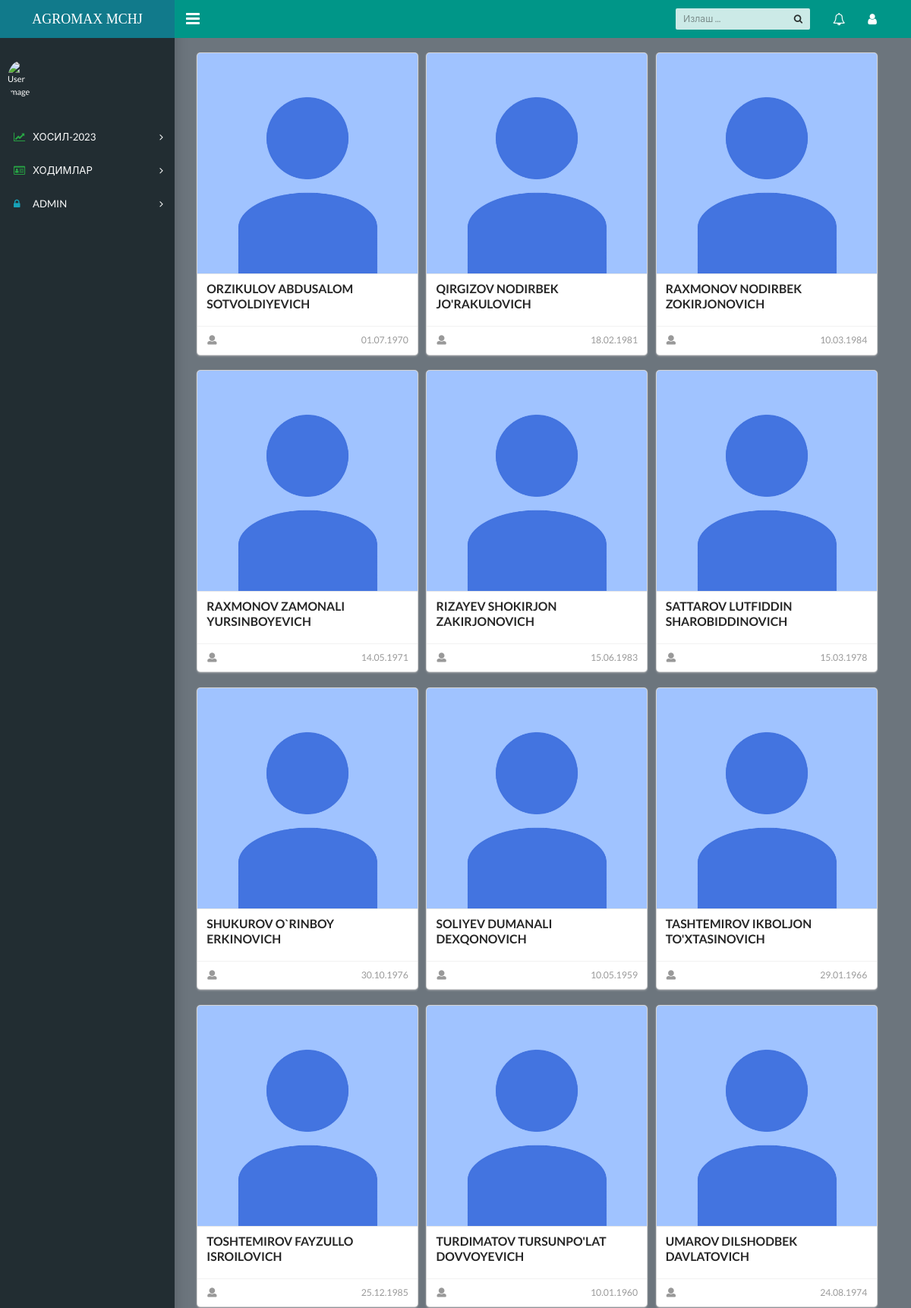
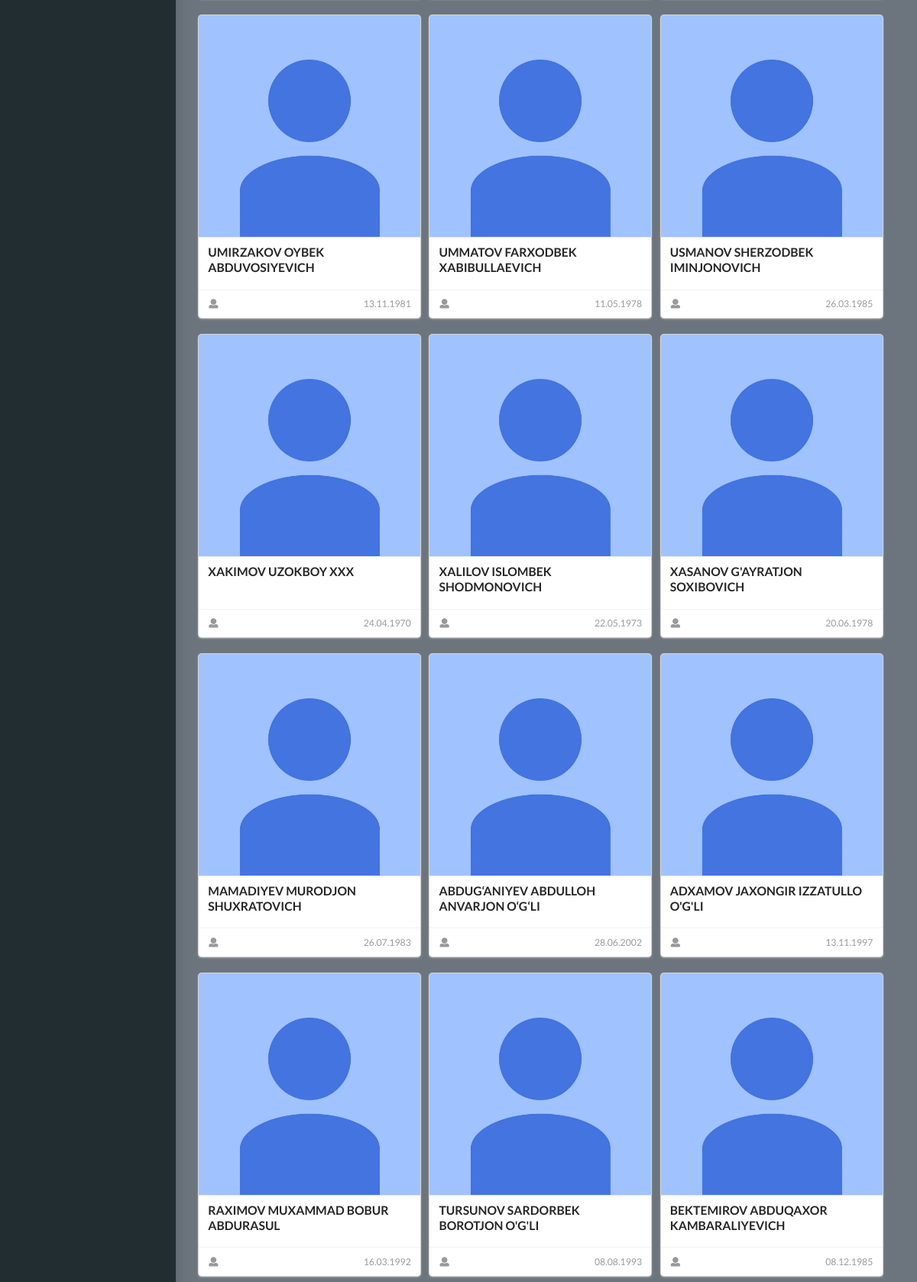
The app's page /kadr/ (upper part) with its own data (2 pictures, top to bottom).
### homes/models.py (models this page shows, shortened)
class Hodim(models.Model):
    f_name=models.CharField(max_length=100)
    l_name=models.CharField(max_length=100)
    full_name=models.CharField(max_length=100)
    bolim=models.ForeignKey('Bolim',on_delete=models.PROTECT,null=True,blank=True)
    lavozim=models.ForeignKey('Lavozim',on_delete=models.PROTECT,null=True,blank=True)
    birthday=models.DateField()
    jshir=models.CharField(max_length=14)
    pasport=models.CharField(max_length=9,null=True,blank=True)
    pic=models.ImageField(upload_to=get_image_path,default='default/avatar.png')

### login/views.py (the view)
# urls.py: path('kadr/',kadr,name='kadr'),
def kadr(request):
    kadr=Hodim.objects.all().order_by('bolim')
    context={"kadr":kadr}
    return render(request,'kadr/kadr-inc.html',context)

### templates/kadr/kadr-inc.html (shortened to what this page needs)
{% extends 'homes/dashboard.html' %}
{% load static %}
{% block content %}
<main class="app-content bg-secondary">
  <div class="app-title  bg-transparent">
    {% include 'kadr/kadr.html' %}
  </div>
</main>
{% endblock %}

### templates/kadr/kadr.html (shortened to what this page needs)
<div class="ui link cards ">
    {% for i in kadr %}
    <div class="card">
      <div class="image">
        <img src="{{i.pic.url}}">
      </div>
      <div class="content">
        <div class="header">{{i.l_name}} {{i.f_name}} {{i.full_name}}</div>
      </div>
      <div class="extra content">
        <span class="right floated">
          {{i.birthday|date:'d.m.Y'}}
        </span>
        <span>
          <i class="user icon"></i>
        </span>
      </div>
    </div>
    {% endfor %}
</div>

### records on screen
Hodim: pic (placeholder picture), l_name "ORZIKULOV", f_name "ABDUSALOM", full_name "SOTVOLDIYEVICH", birthday "01.07.1970"
Hodim: pic (placeholder picture), l_name "QIRGIZOV", f_name "NODIRBEK", full_name "JO'RAKULOVICH", birthday "18.02.1981"
Hodim: pic (placeholder picture), l_name "RAXMONOV", f_name "NODIRBEK", full_name "ZOKIRJONOVICH", birthday "10.03.1984"
Hodim: pic (placeholder picture), l_name "RAXMONOV", f_name "ZAMONALI", full_name "YURSINBOYEVICH", birthday "14.05.1971"
Hodim: pic (placeholder picture), l_name "RIZAYEV", f_name "SHOKIRJON", full_name "ZAKIRJONOVICH", birthday "15.06.1983"
Hodim: pic (placeholder picture), l_name "SATTAROV", f_name "LUTFIDDIN", full_name "SHAROBIDDINOVICH", birthday "15.03.1978"
Hodim: pic (placeholder picture), l_name "SHUKUROV", f_name "O`RINBOY", full_name "ERKINOVICH", birthday "30.10.1976"
Hodim: pic (placeholder picture), l_name "SOLIYEV", f_name "DUMANALI", full_name "DEXQONOVICH", birthday "10.05.1959"
Hodim: pic (placeholder picture), l_name "TASHTEMIROV", f_name "IKBOLJON", full_name "TO'XTASINOVICH", birthday "29.01.1966"
Hodim: pic (placeholder picture), l_name "TOSHTEMIROV", f_name "FAYZULLO", full_name "ISROILOVICH", birthday "25.12.1985"
Hodim: pic (placeholder picture), l_name "TURDIMATOV", f_name "TURSUNPO'LAT", full_name "DOVVOYEVICH", birthday "10.01.1960"
Hodim: pic (placeholder picture), l_name "UMAROV", f_name "DILSHODBEK", full_name "DAVLATOVICH", birthday "24.08.1974"
Hodim: pic (placeholder picture), l_name "UMIRZAKOV", f_name "OYBEK", full_name "ABDUVOSIYEVICH", birthday "13.11.1981"
Hodim: pic (placeholder picture), l_name "UMMATOV", f_name "FARXODBEK", full_name "XABIBULLAEVICH", birthday "11.05.1978"
Hodim: pic (placeholder picture), l_name "USMANOV", f_name "SHERZODBEK", full_name "IMINJONOVICH", birthday "26.03.1985"
Hodim: pic (placeholder picture), l_name "XAKIMOV", f_name "UZOKBOY", full_name "XXX", birthday "24.04.1970"
Hodim: pic (placeholder picture), l_name "XALILOV", f_name "ISLOMBEK", full_name "SHODMONOVICH", birthday "22.05.1973"
Hodim: pic (placeholder picture), l_name "XASANOV", f_name "G'AYRATJON", full_name "SOXIBOVICH", birthday "20.06.1978"
Hodim: pic (placeholder picture), l_name "MAMADIYEV", f_name "MURODJON", full_name "SHUXRATOVICH", birthday "26.07.1983"
Hodim: pic (placeholder picture), l_name "ABDUG‘ANIYEV", f_name "ABDULLOH", full_name "ANVARJON O‘G‘LI", birthday "28.06.2002"
Hodim: pic (placeholder picture), l_name "ADXAMOV", f_name "JAXONGIR", full_name "IZZATULLO O'G'LI", birthday "13.11.1997"
Hodim: pic (placeholder picture), l_name "RAXIMOV", f_name "MUXAMMAD", full_name "BOBUR ABDURASUL", birthday "16.03.1992"
Hodim: pic (placeholder picture), l_name "TURSUNOV", f_name "SARDORBEK", full_name "BOROTJON O'G'LI", birthday "08.08.1993"
Hodim: pic (placeholder picture), l_name "BEKTEMIROV", f_name "ABDUQAXOR", full_name "KAMBARALIYEVICH", birthday "08.12.1985"
